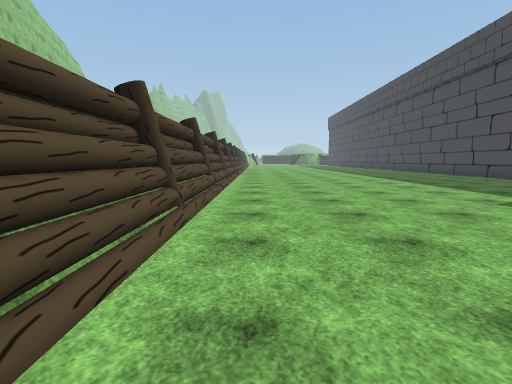
View 1 (above)

23 first-person views from a walk through a scene from a Unity 3-D project. The camera is 1.3 m above the floor, tilts 6° down and sees 80° across. The floor is counted in squares, 2 m on a side. Each view is taken from the middle of a square. On the plan, view 1 faces up. The plan holds only what a view shows up to about 10 squares ahead; the rest is blank. The place goes on beyond the plan. The player character is not drawn. Some surface patterns are stand-ins.

View 2
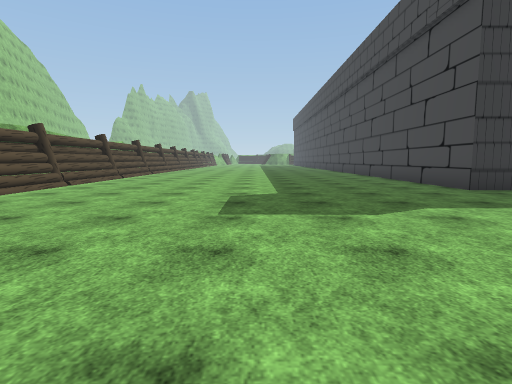

View 3
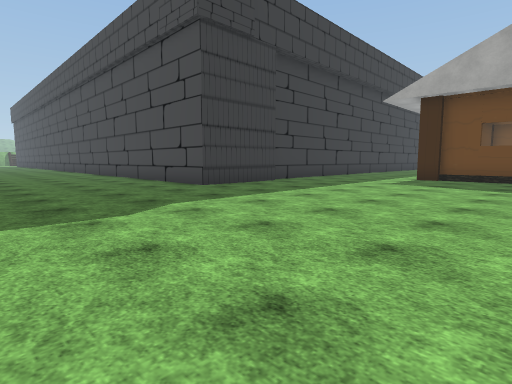

View 4
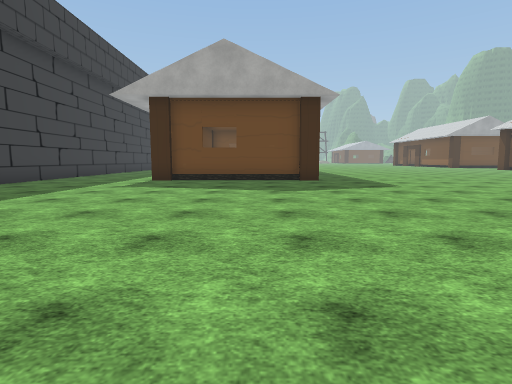

View 5
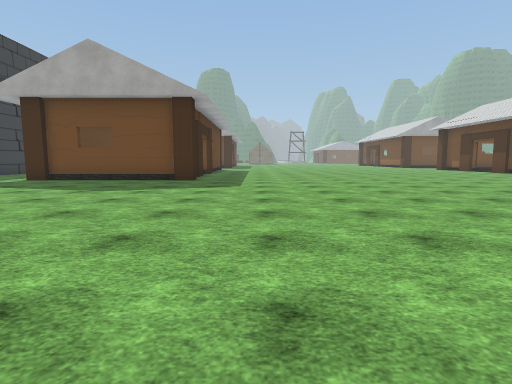

View 6
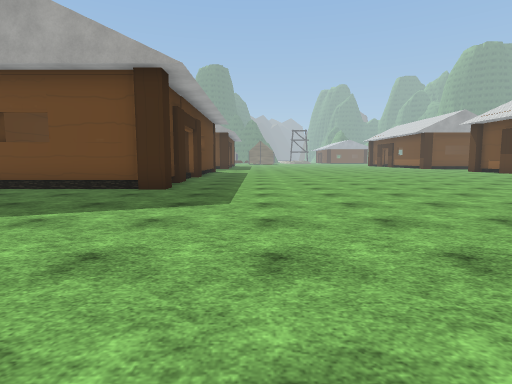

View 7
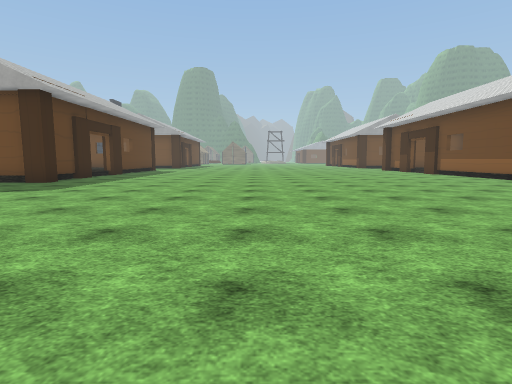

View 8
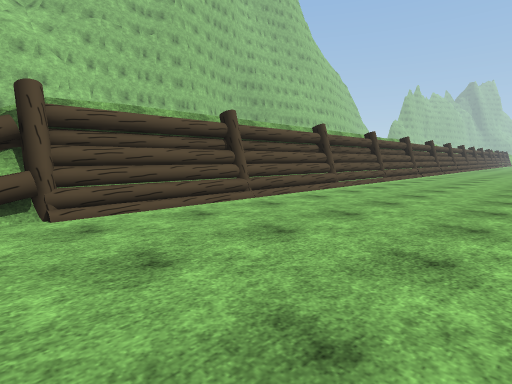

View 9
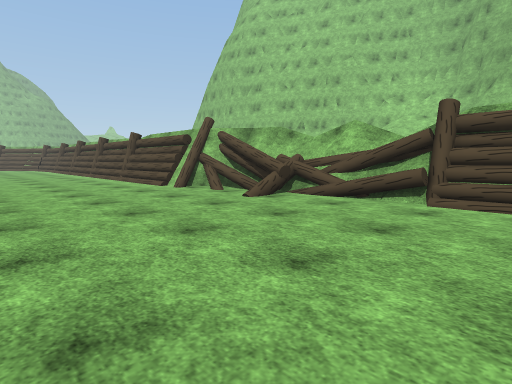

View 10
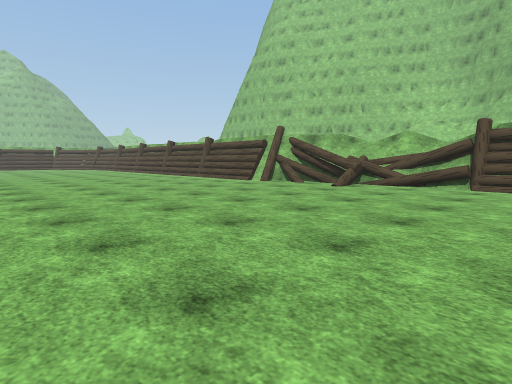

View 11
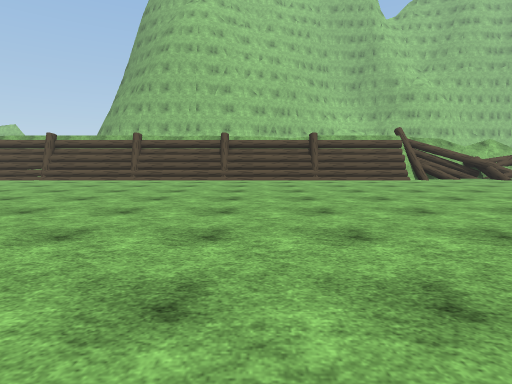

View 12
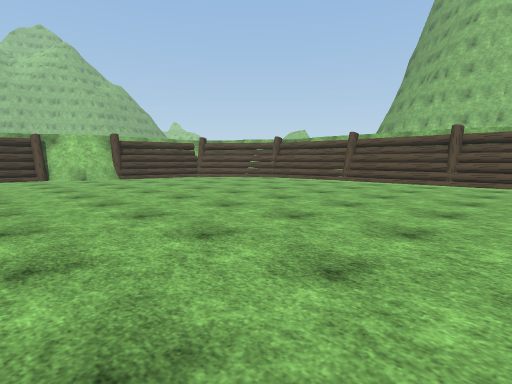

View 13
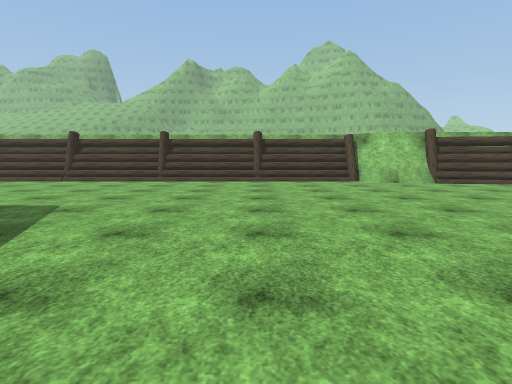

View 14
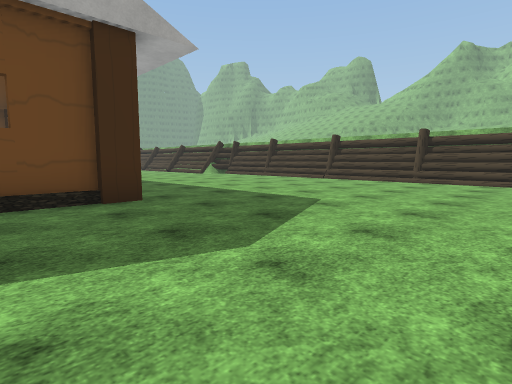

View 15
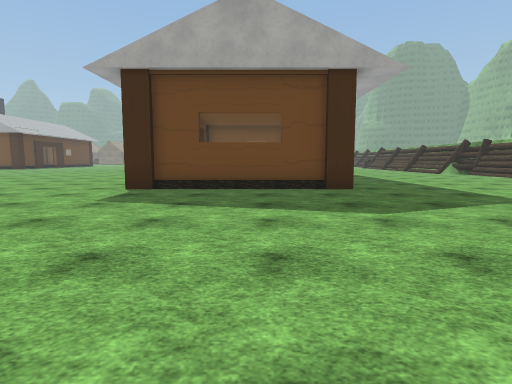

View 16
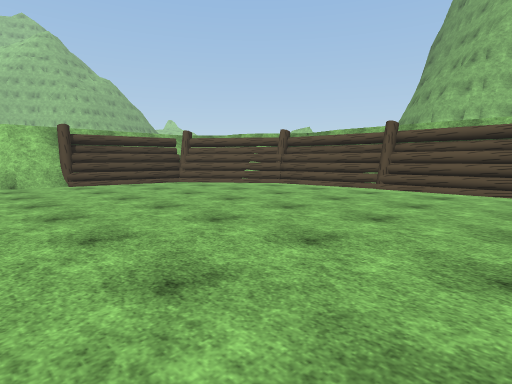

View 17
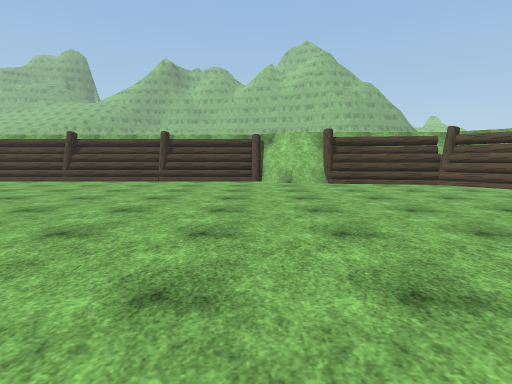

View 18
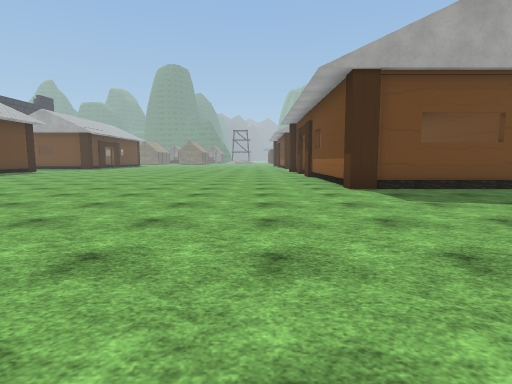

View 19
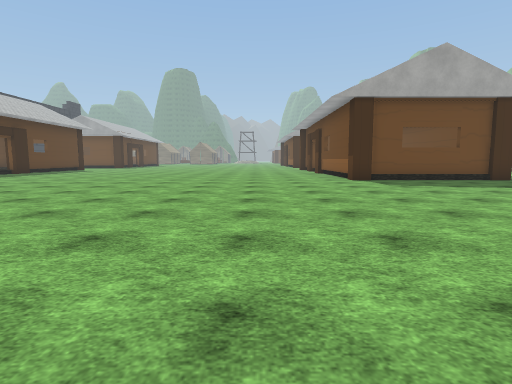

View 20
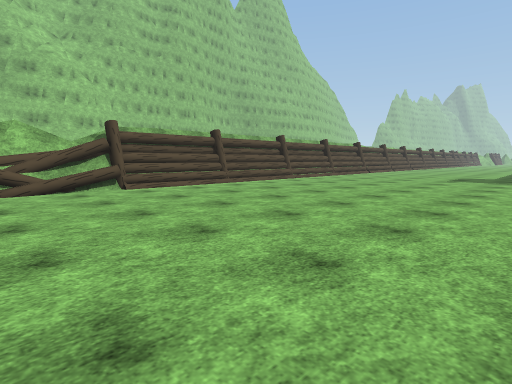

View 21
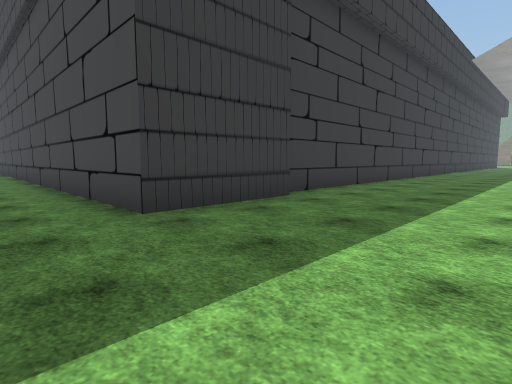

View 22
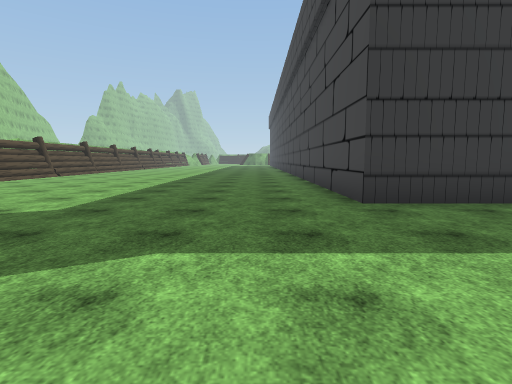

View 23
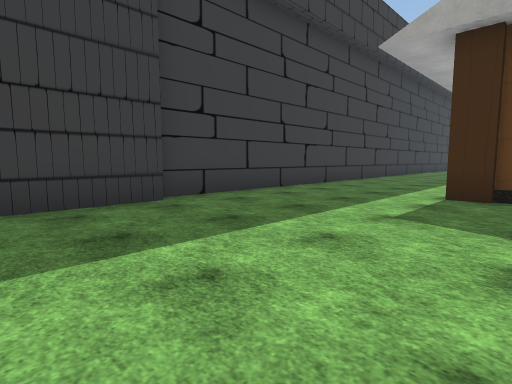

### Floor plan
Key: @ floor where view 1 was taken; # wall or solid block; . main floor; : floor 0.5 m higher than the main floor; = window, fence, low wall or low ledge; ^ raised ledge; H house; O other object.
Columns run from 2 left of view 1 to 18 right of it. Each row starts with its distance up from view 1.
 11  #.........#
 10  O.........#
  9  #.........#
  8 ##.........#
  7 #O.........#
  6 ##.........##########
  5  #...................
  4  O...................
  3 ##...................
  2 ##...............HHHH
  1 #O...............H
  0 ##@..............H
 -1 ##...............H
 -2 #O...............H
 -3 ##...............HHH.
 -4 ##...................
 -5 #O...................
 -6 ##...................
 -7 ##...................
 -8 ##:..................
 -9 ##...................
-10 ##...................
-11  ##..................
-12   #..................
-13   #..................
-14   O..................
-15   #..................
-16   #..................
-17   O..............HHHH
-18   #..............H
-19  ##..............H
-20  #O..............H
-21  ##..............H
-22  ##..............HHHH
-23  #O.................
-24  ##..................
-25  ##..................
-26  #O..................
-27  ##=.................
-28   ##O=...............
-29    ####O#............
-30      ####O^^O^^O^^O^^

Where each view was taken, in squares from view 1:
view 1: 0 up, 0 right, facing up
view 2: 1 down, 4 right, facing up
view 3: 1 down, 4 right, facing up-right
view 4: 1 down, 5 right, facing right
view 5: 5 down, 5 right, facing right
view 6: 5 down, 8 right, facing right
view 7: 9 down, 6 right, facing right
view 8: 6 down, 3 right, facing up-left
view 9: 4 down, 4 right, facing down-left
view 10: 4 down, 7 right, facing down-left
view 11: 16 down, 10 right, facing left
view 12: 18 down, 9 right, facing down-left
view 13: 20 down, 10 right, facing down
view 14: 20 down, 10 right, facing down-right
view 15: 20 down, 8 right, facing right
view 16: 20 down, 7 right, facing down-left
view 17: 20 down, 7 right, facing down
view 18: 15 down, 8 right, facing right
view 19: 14 down, 5 right, facing right
view 20: 8 down, 6 right, facing up-left
view 21: 2 up, 7 right, facing up-right
view 22: 1 up, 7 right, facing up
view 23: 1 up, 9 right, facing up-right
